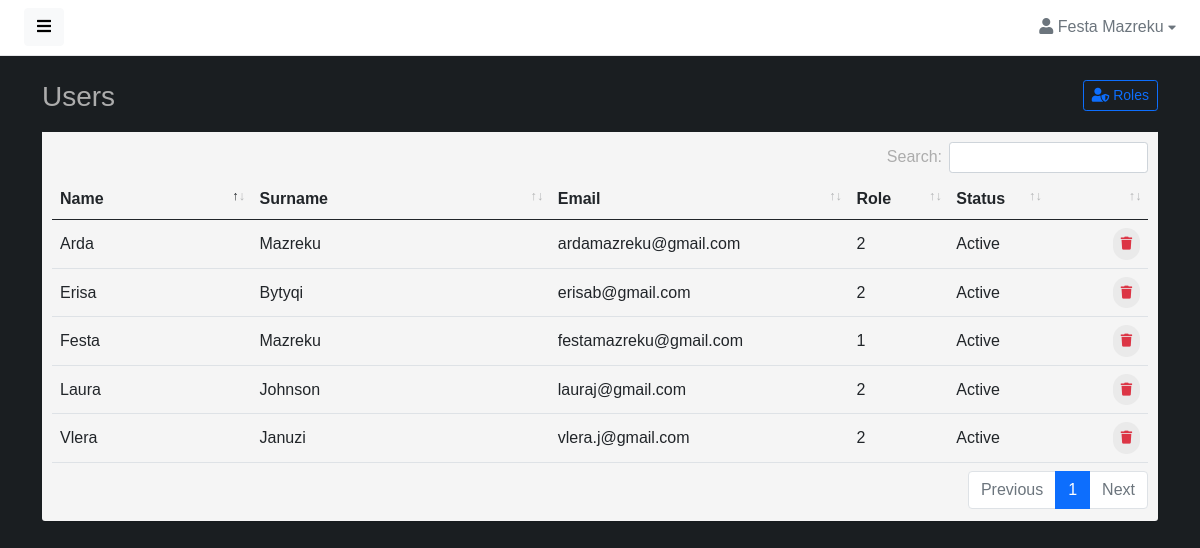
Page /admin/users.php (signed in) on the earlier database version.
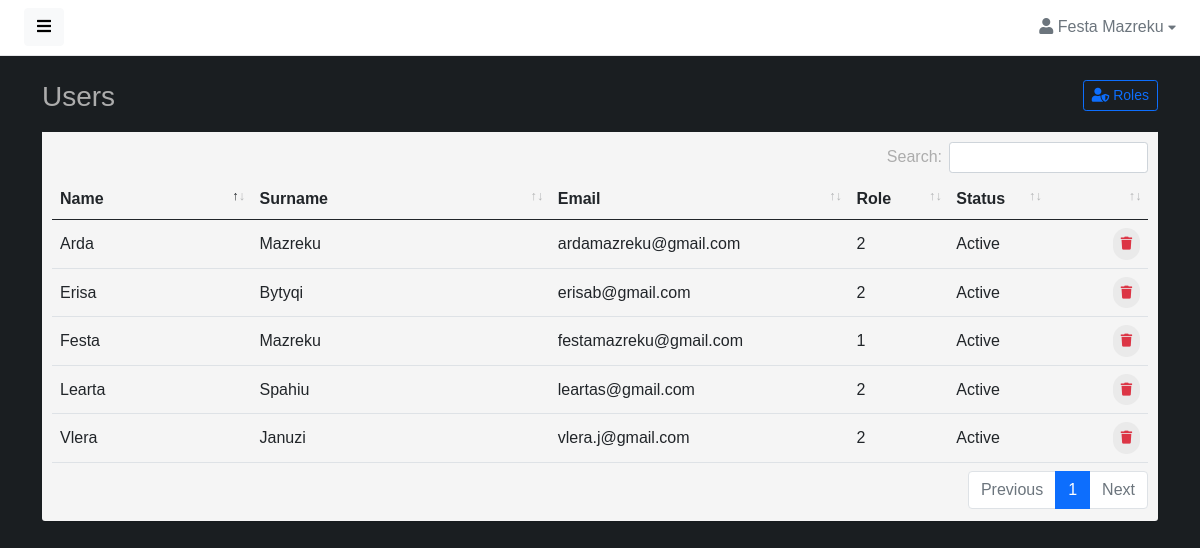
Same page on the later database version.
### tables this page shows
CREATE TABLE IF NOT EXISTS `perdoruesi` (
  `id` int(10) NOT NULL AUTO_INCREMENT,
  `emri` varchar(30) NOT NULL,
  `mbiemri` varchar(30) NOT NULL,
  `email` varchar(30) NOT NULL,
  `password` varchar(30) NOT NULL,
  `roli` int(1) NOT NULL,
  PRIMARY KEY (`id`),
  KEY `roli` (`roli`)
);

### admin/users.php (the view, shortened to what this page needs)
<?php
if(isset($_SESSION['email']) && isset($_SESSION['roli'])) {
if($_SESSION['roli'] == 1) {
?>
<!DOCTYPE html>
<html lang="en">
<head>
    <link href="assets/vendor/fontawesome/css/fontawesome.min.css" rel="stylesheet">
    <link href="assets/vendor/fontawesome/css/solid.min.css" rel="stylesheet">
    <link href="assets/vendor/fontawesome/css/brands.min.css" rel="stylesheet">
    <link href="assets/vendor/bootstrap/css/bootstrap.min.css" rel="stylesheet">
    <link href="assets/vendor/datatables/datatables.min.css" rel="stylesheet">
    <link href="assets/css/master.css" rel="stylesheet">
</head>
<body>
    <div class="wrapper">
        <div id="body" class="active">
            <?php include 'src/components/navbarProfile.php'?>
            <div class="content">
                <div class="container">
                    <div class="page-title">
                        <h3>Users
                            <a href="roles.php" class="btn btn-sm btn-outline-primary float-end"><i class="fas fa-user-shield"></i> Roles</a>
                        </h3>
                    </div>
                    <div class="box box-primary">
                        <div class="box-body">
                            <table width="100%" class="table table-hover" id="dataTables-example">
                                <thead>
                                    <tr>
                                        <th class="col-lg-2">Name</th>
                                        <th class="col-lg-3">Surname</th>
                                        <th class="col-lg-3">Email</th>
                                        <th class="col-lg-1">Role</th>
                                        <th class="col-lg-1">Status</th>
                                        <th class="col-lg-1"></th>
                                    </tr>
                                </thead>
                                <tbody>
                                <?php
                                    require "../database/connect.php";
                                    $stmt = $connect->prepare("SELECT * FROM perdoruesi");
                                    $stmt->execute();
                                    $result = $stmt->get_result();
                                    while($row = $result->fetch_assoc()):
                                ?>
                                    <tr>
                                        <td><?= $row['emri'] ?></td>
                                        <td><?= $row['mbiemri'] ?></td>
                                        <td><?= $row['email'] ?></td>
                                        <td><?= $row['roli'] ?></td>
                                        <td>Active</td>
                                        <td class="text-end">
                                            <a href="src/validate/deleteUserDB.php?id=<?=$row['id']?>" class="btn btn-outline-danger btn-rounded"><i class="fas fa-trash"></i></a>
                                        </td>
                                    </tr>
                                <?php endwhile; ?>
                                </tbody>
                            </table>
                        </div>
                    </div>
                </div>
            </div>
        </div>
    </div>
</body>
</html>
<?php
}
    else {
        header("Location: index.php");
    }
}
else {
    header("Location: login.php");
}
?>

### admin/src/components/navbarProfile.php (shortened to what this page needs)
<?php
if(isset($_SESSION['email'])) {
$email = $_SESSION['email'];
?>
<?php
    require "../database/connect.php";
    $stmt = $connect->prepare("SELECT * FROM perdoruesi WHERE email='$email'");
    $stmt->execute();
    $result = $stmt->get_result();
    while($row = $result->fetch_assoc()):
?>
<nav class="navbar navbar-expand-lg navbar-white bg-white">
    <button type="button" id="sidebarCollapse" class="btn btn-light">
        <i class="fas fa-bars"></i><span></span>
    </button>
    <div class="collapse navbar-collapse" id="navbarSupportedContent">
        <ul class="nav navbar-nav ms-auto">
            <li class="nav-item dropdown">
                <div class="nav-dropdown">
                    <a href="#" id="nav2" class="nav-item nav-link dropdown-toggle text-secondary" data-bs-toggle="dropdown" aria-expanded="false">
                        <i class="fas fa-user"></i> <span><?= $row['emri'] ?> <?= $row['mbiemri'] ?></span> <i style="font-size: .8em;" class="fas fa-caret-down"></i>
                    </a>
                </div>
            </li>
        </ul>
    </div>
</nav>
<?php endwhile; ?>
<?php
}
else {
    echo'<script> location.replace("login.php"); </script>';
}
?>

### admin/assets/css/master.css (style rules this page uses)
body, h1, .h1, h2, .h2, h3, .h3, h4, .h4, h5, .h5, h6, .h6, p, a, td { -moz-osx-font-smoothing: grayscale; -webkit-font-smoothing: antialiased; }
body { width: 100%; height: 100%; background: #1a1e21; font-family: 'Nueva Std', sans-serif; font-size: 1rem; color: #acacac; }
.wrapper { display: flex; width: 100%; align-items: stretch; overflow-x: hidden }
#body { width: 100%; padding: 0; min-height: 100vh; transition: all 0.3s; }
#body>.navbar { padding: 0 1.5rem; min-height: 54px; box-shadow: none; border-bottom: 1px solid rgba(101, 109, 119, .16); }
#body>.content { position: relative; padding: .5rem; }
#body .content .page-title h3 { margin: 1rem 0; }
.page-title { margin: 0; font-size: 1.5rem; line-height: 1.5555556; }
.box { position: relative; border-radius: 3px; background: #f5f5f5; border-top: 3px solid #d2d6de; margin-bottom: 20px; width: 100%; box-shadow: 0 1px 1px rgba(0, 0, 0, 0.1); }
.box-body { border-top-left-radius: 15px; border-top-right-radius: 15px; border-bottom-right-radius: 15px; border-bottom-left-radius: 15px; padding: 10px; }
.box-primary { border-top-color: #1a1e21; }
.btn-rounded { border-radius: 10em; padding: 6px 8px; font-size: small; text-transform: none; text-shadow: none !important; background: #eaeaea; border-color: transparent; border: none; }
a, a:hover, a:focus { color: inherit; text-decoration: none; transition: all 0.3s; }
.table td, .table th { vertical-align: middle; }
table.dataTable thead .sorting:before, table.dataTable thead .sorting:after, table.dataTable thead .sorting_asc:before, table.dataTable thead .sorting_asc:after, table.dataTable thead .sorting_desc:before, table.dataTable thead .sorting_desc:after, table.dataTable thead .sorting_asc_disabled:before, table.dataTable thead .sorting_asc_disabled:after, table.dataTable thead .sorting_desc_disabled:before, table.dataTable thead .sorting_desc_disabled:after { font-size: .8rem; bottom: .9rem; }
@media (min-width: 200px) { .navbar-expand-lg .navbar-collapse { display: -ms-flexbox !important; display: flex !important; -ms-flex-preferred-size: auto; flex-basis: auto; } }
@media (min-width: 200px) { .navbar-expand-lg .navbar-nav { -ms-flex-direction: row; flex-direction: row; } }

### admin/assets/components/navbar/navbar-dropdowns.css (style rules this page uses)
.nav-dropdown .nav-link { color: #B2EBF2; line-height: 1.42857; padding: 1rem 0 1rem 1rem !important; }
.nav-dropdown .nav-link::after { display: none; }

Differences in the rows shown:
removed perdoruesi: emri "Laura", mbiemri "Johnson", email "lauraj@gmail.com", roli "2", shown under "Users Roles"
added perdoruesi: emri "Learta", mbiemri "Spahiu", email "leartas@gmail.com", roli "2", shown under "Users Roles"
